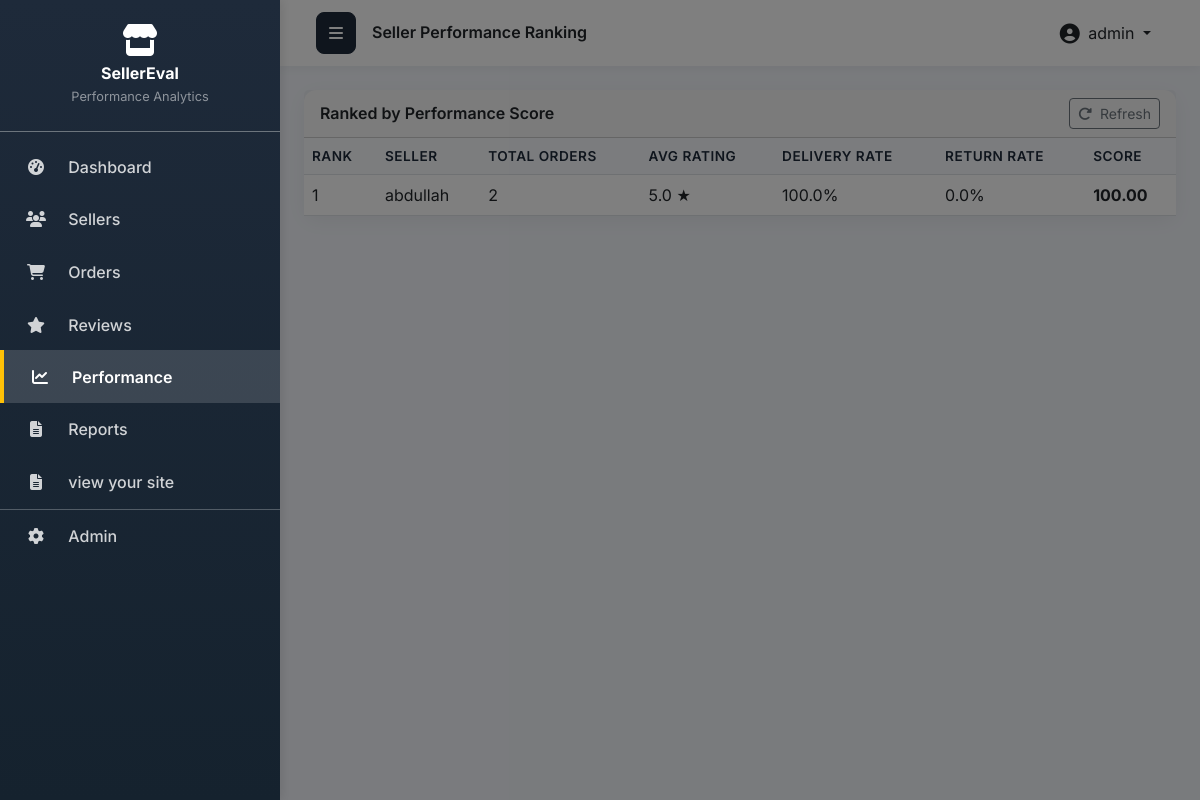
Screenshot of /performance/ranking/ (signed in) with the database file from the repository.
### appfyp/models.py (models this page shows, shortened)
class Performance(models.Model):
    seller = models.OneToOneField(
        Seller,
        on_delete=models.CASCADE,
        related_name='performance',
        help_text="Seller this performance data belongs to"
    )
    total_orders = models.IntegerField(
        default=0,
        help_text="Total number of orders"
    )
    average_rating = models.FloatField(
        default=0.0,
        help_text="Average customer rating (1-5 scale)"
    )
    delivery_rate = models.FloatField(
        default=0.0,
        help_text="Percentage of successfully delivered orders"
    )
    return_rate = models.FloatField(
        default=0.0,
        help_text="Percentage of returned orders"
    )
    performance_score = models.FloatField(
        default=0.0,
        help_text="Calculated performance score (weighted composite)"
    )
    last_updated = models.DateTimeField(
        auto_now=True,
        help_text="Last time performance metrics were calculated"
    )
    class Meta:
        ordering = ['-performance_score']
        verbose_name = "Performance"
        verbose_name_plural = "Performances"

class Seller(models.Model):
    STATUS_CHOICES = [
        ('Active', 'Active'),
        ('Under Review', 'Under Review'),
        ('Suspended', 'Suspended'),
    ]
    name = models.CharField(max_length=100, help_text="Seller's business name")
    email = models.EmailField(unique=True, help_text="Seller's contact email")
    phone = models.CharField(max_length=15, help_text="Seller's contact phone number")
    address = models.TextField(help_text="Seller's business address")
    status = models.CharField(
        max_length=20,
        choices=STATUS_CHOICES,
        default='Active',
        help_text="Current status of the seller account"
    )
    created_at = models.DateTimeField(
        auto_now_add=True,
        help_text="Registration date - when seller joined the platform"
    )
    class Meta:
        ordering = ['-created_at']
        verbose_name = "Seller"
        verbose_name_plural = "Sellers"

### appfyp/views.py (the view)
# urls.py: path('performance/ranking/', views.performance_ranking, name='performance_ranking'),
@login_required
def performance_ranking(request):
    sellers = Seller.objects.all()
    for seller in sellers:
        calculate_performance(seller)
    performances = Performance.objects.select_related('seller').all()
    status_filter = request.GET.get('status', '')
    if status_filter:
        performances = performances.filter(seller__status=status_filter)
    else:
        performances = performances.filter(seller__status='Active')
    search_query = request.GET.get('search', '')
    if search_query:
        performances = performances.filter(
            seller__name__icontains=search_query
        )
    sort_by = request.GET.get('sort', '-performance_score')
    valid_sorts = {
        '-performance_score': '-performance_score',
        'performance_score': 'performance_score',
        '-average_rating': '-average_rating',
        'average_rating': 'average_rating',
        '-delivery_rate': '-delivery_rate',
        'delivery_rate': 'delivery_rate',
        '-total_orders': '-total_orders',
        'total_orders': 'total_orders',
    }
    if sort_by in valid_sorts:
        performances = performances.order_by(valid_sorts[sort_by])
    else:
        performances = performances.order_by('-performance_score')
    top_tier = performances.filter(performance_score__gte=70)
    mid_tier = performances.filter(
        performance_score__gte=40,
        performance_score__lt=70
    )
    low_tier = performances.filter(performance_score__lt=40)
    total_sellers_ranked = performances.count()
    avg_performance_score = performances.aggregate(
        avg=Avg('performance_score')
    )['avg'] or 0
    context = {
        'performances': performances,
        'status_filter': status_filter,
        'search_query': search_query,
        'sort_by': sort_by,
        'top_tier': top_tier,
        'mid_tier': mid_tier,
        'low_tier': low_tier,
        'total_sellers_ranked': total_sellers_ranked,
        'avg_performance_score': round(avg_performance_score, 2),
        'status_choices': Seller.STATUS_CHOICES,
    }
    return render(request, 'ranking.html', context)

### appfyp/templates/ranking.html (shortened to what this page needs)
{% extends 'base.html' %}
{% load static %}
{% block page_title %}Seller Performance Ranking{% endblock %}
{% block content %}
<div class="card">
    <div class="card-header d-flex justify-content-between align-items-center">
        <h5 class="mb-0 fw-semibold">Ranked by Performance Score</h5>
        <button class="btn btn-sm btn-outline-secondary" onclick="location.reload()">
            <i class="fas fa-rotate-right me-1"></i> Refresh
        </button>
    </div>
    <div class="card-body p-0">
        <div class="table-responsive">
            <table class="table mb-0 align-middle">
                <thead>
                    <tr>
                        <th scope="col">Rank</th>
                        <th scope="col">Seller</th>
                        <th scope="col">Total Orders</th>
                        <th scope="col">Avg Rating</th>
                        <th scope="col">Delivery Rate</th>
                        <th scope="col">Return Rate</th>
                        <th scope="col">Score</th>
                    </tr>
                </thead>
                <tbody>
                    {% for perf in performances %}
                        <tr>
                            <td>{{ forloop.counter }}</td>
                            <td>
                                <a href="{% url 'seller_detail' perf.seller.pk %}" class="text-decoration-none">
                                    {{ perf.seller.name }}
                                </a>
                            </td>
                            <td>{{ perf.total_orders }}</td>
                            <td>{{ perf.average_rating|floatformat:1 }} ★</td>
                            <td>{{ perf.delivery_rate|floatformat:1 }}%</td>
                            <td>{{ perf.return_rate|floatformat:1 }}%</td>
                            <td class="fw-bold">
                                {{ perf.performance_score|floatformat:2 }}
                            </td>
                        </tr>
                    {% empty %}
                        <tr>
                            <td colspan="7" class="text-center text-muted py-3">
                                No performance data available.
                            </td>
                        </tr>
                    {% endfor %}
                </tbody>
            </table>
        </div>
    </div>
</div>
{% endblock %}

### appfyp/templates/base.html (shortened to what this page needs)
<!DOCTYPE html>
<html lang="en">
<head>
    <link href="https://cdn.jsdelivr.net/npm/bootstrap@5.3.0/dist/css/bootstrap.min.css" rel="stylesheet">
    <link rel="stylesheet" href="https://cdnjs.cloudflare.com/ajax/libs/font-awesome/6.4.0/css/all.min.css">
    {% load static %}
    <link rel="stylesheet" href="{% static 'css/output.css' %}">
</head>
<body>
    <div class="d-flex" id="wrapper">
        <div id="sidebar-overlay"></div>
        {% include 'includes/sidebar.html' %}
        <div id="page-content-wrapper">
            <nav class="navbar navbar-expand-lg">
                <div class="container-fluid">
                    <button class="btn btn-primary" id="menu-toggle">
                        <i class="fas fa-bars"></i>
                    </button>
                    <h4 class="ms-3 mb-0 fw-semibold">{% block page_title %}Dashboard{% endblock %}</h4>
                    <div class="ms-auto d-flex align-items-center">
                        <div class="dropdown">
                            <button class="btn btn-link text-dark text-decoration-none dropdown-toggle" type="button" id="userDropdown" data-bs-toggle="dropdown" aria-expanded="false">
                                <i class="fas fa-user-circle fa-lg me-1"></i>
                                {{ request.user.get_full_name|default:request.user.username }}
                            </button>
                        </div>
                    </div>
                </div>
            </nav>
            <div class="container-fluid p-4">
                {% block content %}{% endblock %}
            </div>
        </div>
    </div>
</body>
</html>

### appfyp/templates/base.html (style rules this page uses)
body { font-family: 'Inter', sans-serif; background-color: #f4f7fc; overflow-x: hidden; }
#wrapper { display: flex; min-height: 100vh; position: relative; }
#sidebar-overlay { display: none; position: fixed; top: 0; left: 0; width: 100%; height: 100%; background-color: rgba(0, 0, 0, 0.5); z-index: 999; transition: opacity 0.3s ease-in-out; }
#wrapper:not(.toggled) #sidebar-overlay { display: block; }
#page-content-wrapper { flex: 1; margin-left: 280px; min-width: 0; width: calc(100% - 280px); background-color: #f4f7fc; display: flex; flex-direction: column; transition: margin-left 0.3s ease-in-out; }
.navbar { background-color: #ffffff !important; box-shadow: 0 2px 10px rgba(0,0,0,0.05); padding: 0.75rem 1.5rem; position: sticky; top: 0; z-index: 100; }
.navbar .btn-primary { background-color: #1e2a3a; border-color: #1e2a3a; border-radius: 8px; padding: 0.5rem 0.75rem; }
.card { border: none; border-radius: 12px; box-shadow: 0 5px 20px rgba(0,0,0,0.05); transition: transform 0.2s, box-shadow 0.2s; }
.table thead th { border-top: none; background-color: #f8fafd; color: #1e2a3a; font-weight: 600; font-size: 0.85rem; text-transform: uppercase; letter-spacing: 0.5px; }

### rows the page displays
Performance: seller.name "abdullah", total_orders "2", average_rating "5.0", delivery_rate "100.0", return_rate "0.0", performance_score "100.00"

### other values shown
{{ request.user.get_full_name|default:request.user.username }} "admin"
